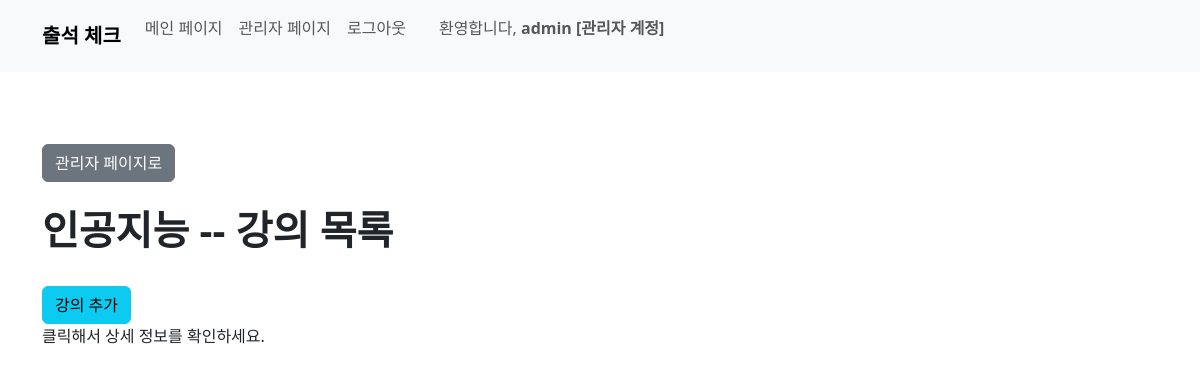
Before: /course/1 (signed in) with the older database file.
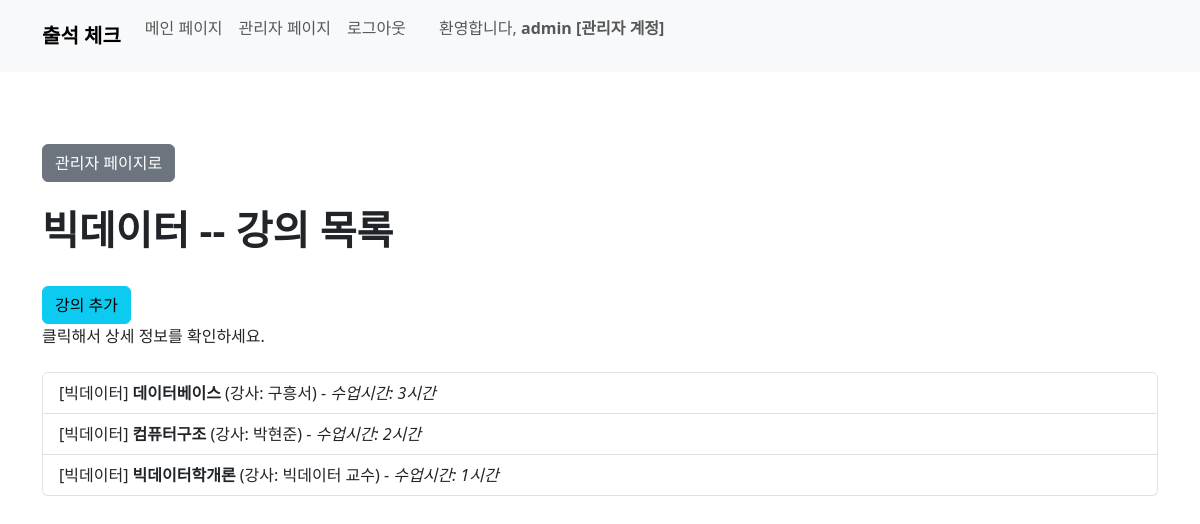
After: the same page with the newer database file.
### user/models.py (models this page shows)
class Division(models.Model):
    name = models.CharField(max_length=50)
    def __str__(self):
        return self.name

### course/models.py (models this page shows, shortened)
class Course(models.Model):
    course_name = models.CharField(max_length=50)
    teacher_name = models.CharField(max_length=20)
    division_name = models.ForeignKey(Division, on_delete=models.CASCADE)
    start_date = models.DateField()
    start_at = models.TimeField()
    end_at = models.TimeField()
    hours = models.IntegerField()

### course/views.py (the view)
# urls.py: path('<int:pk>', views.course_list, name='course_list'),
@user_passes_test(lambda u: u.is_staff, login_url='/') # 권한 없으면 홈으로
def course_list(request, pk):
    division = Division.objects.get(pk=pk)
    course = Course.objects.filter(division_name_id=pk)
    context = {
        'course': course,
        'division': division,
        }
    return render(request, 'course/course_list.html', context)

### course/templates/course/course_list.html (shortened to what this page needs)
{% load static %}
{% load django_bootstrap5 %}
{% bootstrap_css %}
<!DOCTYPE html>
<html>
<head>
</head>
<body>
  {% include 'home/navbar.html' %}
  <br><br><br>
    <div class="container">
      <a class="btn btn-secondary" href="{% url 'user:division_list' %}" role="button">관리자 페이지로</a>
      <br><br>
      <h1><b>{{division.name}} -- 강의 목록</b></h1>
      <br>
      <a class="btn btn-info" href="{% url 'course:create_course' %}" role="button">강의 추가</a>
      <br>
      클릭해서 상세 정보를 확인하세요.
      <br><br>
      <div class="list-group">
        {% for c in course %}
          <a href="{% url 'course:course_detail' c.pk %}" class="list-group-item list-group-item-action">
            [{{ c.division_name }}] <b>{{ c.course_name }}</b> (강사: {{ c.teacher_name }}) - <i>수업시간: {{ c.hours }}시간</i>
          </a>
        {% endfor %}
      </div>
  </div>
</body>
</html>

Changed rows visible on the page:
changed Division: name "인공지능" → "빅데이터"
now on this page (row edited): Course: division_name "빅데이터", course_name "데이터베이스", teacher_name "구흥서", hours "3"
added Course: division_name "빅데이터", course_name "컴퓨터구조", teacher_name "박현준", hours "2"
added Course: division_name "빅데이터", course_name "빅데이터학개론", teacher_name "빅데이터 교수", hours "1"
